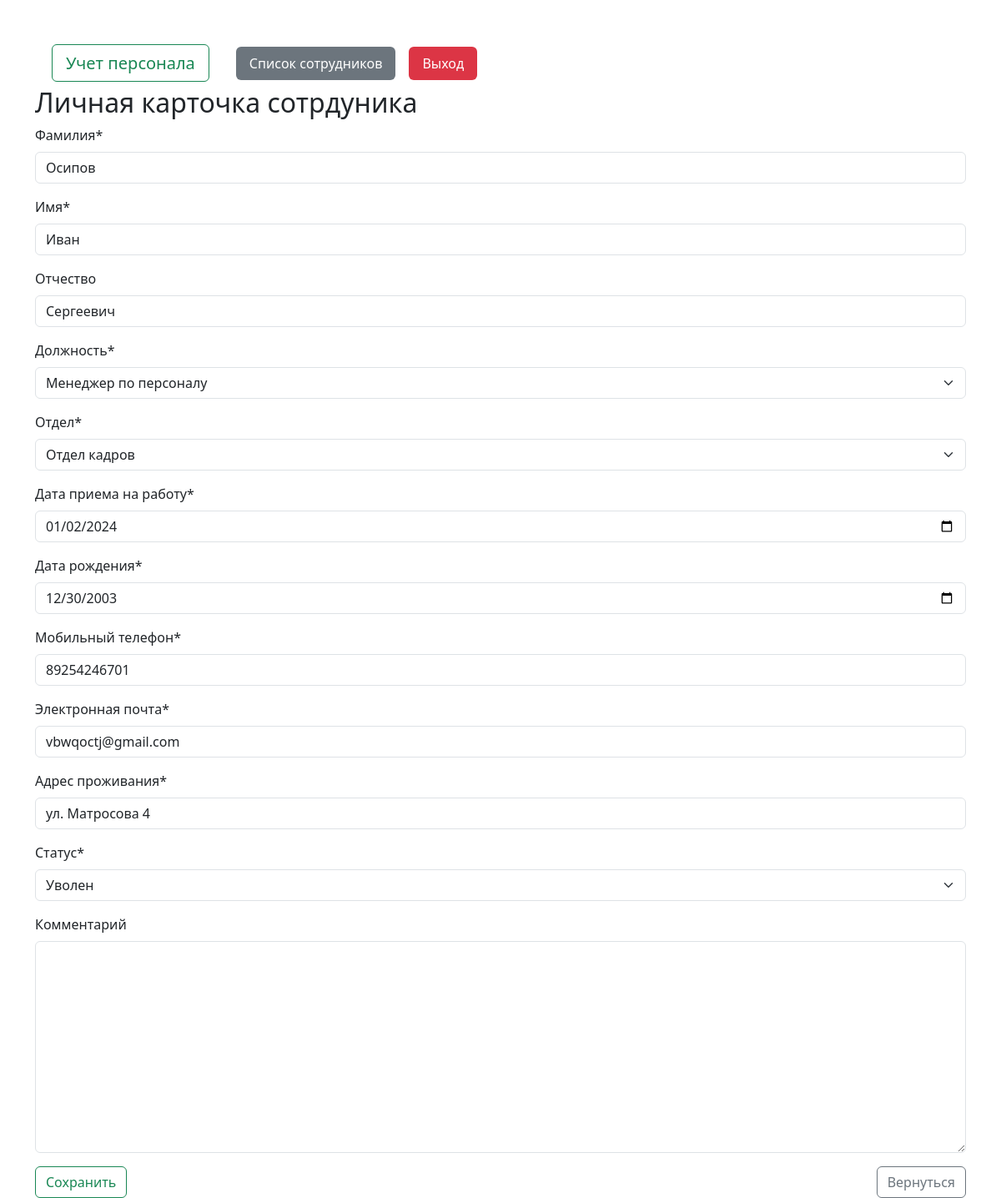
The app's page /employees/edit/18/ (signed in) with its own data.
### staff/models.py (models this page shows, shortened)
class Employee(models.Model):
    POSITION_CHOICES = [
        ('Продавец-кассир', 'Продавец-кассир'),
        ('Приёмщик товара', 'Приёмщик товара'),
        ('Комплектовщик', 'Комплектовщик'),
        ('Сборщик', 'Сборщик заказов'),
        ('Дир. магазина', 'Директор магазина'),
        ('Зам. директора', 'Заместитель директора'),
        ('Кладовщик', 'Кладовщик'),
        ('Охранник', 'Сотрудники службы безопасности'),
        ('Уборщик', 'Уборщик '),
        ('Сис. админ', 'Системный администратор'),
        ('Менеджер', 'Менеджер по персоналу '),
        ('Бухгалтер', 'Бухгалтер'),
    ]
    DEPARTMENT_CHOICES = [
        ('Отдел продаж', 'Отдел продаж'),
        ('Тех. отдел', 'Технический отдел'),
        ('Отдел кадров', 'Отдел кадров'),
        ('Экн. отдел', 'Финансово-экономический отдел'),
        ('Отдел безопасности', 'Отдел безопасности'),
        ('Складской отдел', 'Складской отдел'),
        ('Отдел приёма товара', 'Отдел приёма товара'),
    ]
    STATUS_CHOICES = [
        ('Работает', 'Работает'),
        ('Уволен', 'Уволен'),
    ]
    id = models.AutoField(primary_key=True, verbose_name='ID')
    last_name = models.CharField(max_length=100, verbose_name='Фамилия')
    first_name = models.CharField(max_length=100, verbose_name='Имя')
    middle_name = models.CharField(max_length=100, blank=True, null=True, verbose_name='Отчество')
    position = models.CharField(max_length=100, choices=POSITION_CHOICES, verbose_name='Должность')
    department = models.CharField(max_length=100, choices=DEPARTMENT_CHOICES, verbose_name='Отдел')
    hire_date = models.DateField(verbose_name='Дата приема на работу')
    birth_date = models.DateField(verbose_name='Дата рождения')
    phone_number = models.CharField(max_length=15, verbose_name='Мобильный телефон')
    email = models.EmailField(verbose_name='Электронная почта')
    address = models.CharField(max_length=255, verbose_name='Адрес проживания')
    status = models.CharField(max_length=10, choices=STATUS_CHOICES, verbose_name='Статус')
    projects = models.TextField(blank=True, null=True, verbose_name='Комментарий')

### staff/views.py (the view)
# urls.py: path('edit/<int:pk>/', views.employee_edit, name='employee_edit'),
@login_required
def employee_edit(request, pk):
    employee = get_object_or_404(Employee, pk=pk)
    if request.method == 'POST':
        form = EmployeeForm(request.POST, instance=employee)
        if form.is_valid():
            form.save()
            return redirect('employee_list')
    else:
        form = EmployeeForm(instance=employee)
    return render(request, 'employee_form.html', {'form': form})

### staff/forms.py
class EmployeeForm(forms.ModelForm):
    class Meta:
        model = Employee
        fields = '__all__'
        widgets = {
            'hire_date': forms.DateInput(attrs={'type': 'date'}),
            'birth_date': forms.DateInput(attrs={'type': 'date'}),
        }

### staff/templates/employee_form.html (shortened to what this page needs)
{% extends 'base.html' %}
{% load crispy_forms_filters %}
{% block content %}
    <h2>Личная карточка сотрдуника</h2>
    <form method="post">
        {{ form|crispy }}
        <button type="submit" class="btn btn-outline-success">Сохранить</button>
        <a href="{% url 'employee_list' %}" class="btn btn-outline-secondary float-end">Вернуться</a>
    </form>
{% endblock %}

### records on screen
Employee: last_name "Осипов", first_name "Иван", middle_name "Сергеевич", position "Менеджер по персоналу", department "Отдел кадров", hire_date "01/02/2024", birth_date "12/30/2003", phone_number "89254246701", email "vbwqoctj@gmail.com", address "ул. Матросова 4", status "Уволен"
